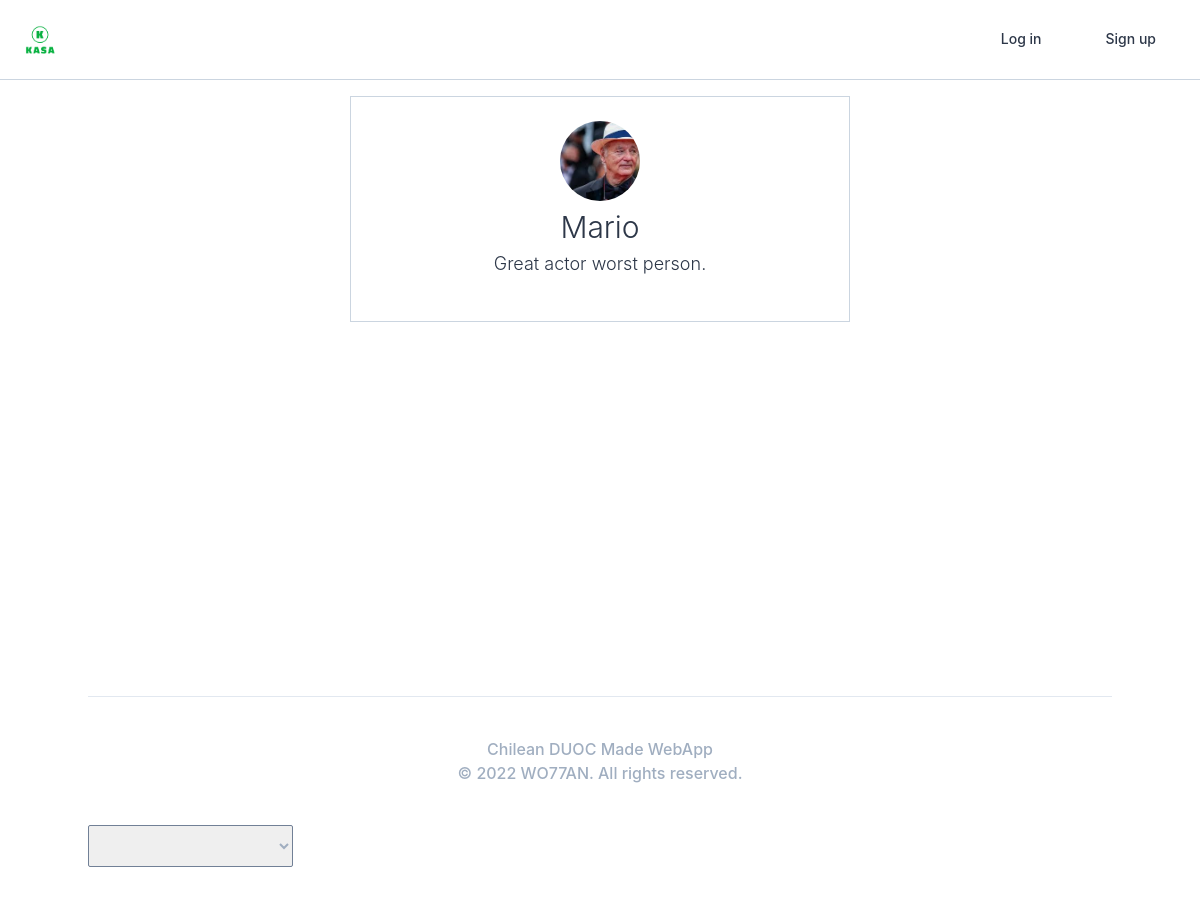
The app's page /users/1/, older data.
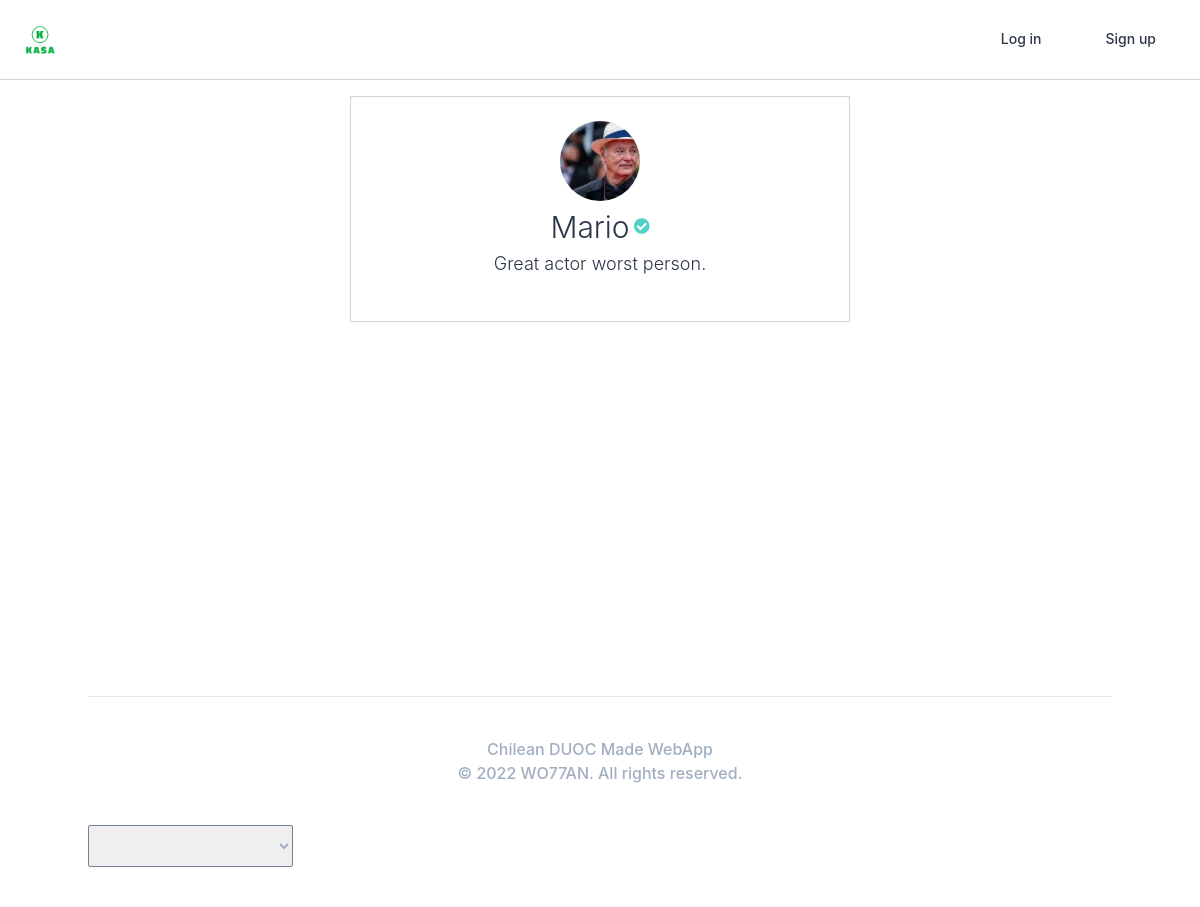
The same page, newer data.
### users/views.py (the view)
# urls.py: path("<int:pk>/", views.UserProfileView.as_view(), name="profile"),
class UserProfileView(DetailView):
    model = models.User
    context_object_name = "user_obj"

### templates/users/user_detail.html (shortened to what this page needs)
{% extends "base.html" %}
{% block content %}
    <div class="min-h-75vh">
        <div class="container lg:w-5/12 md:w-1/2 xl:w-1/4 mx-auto my-10 flex flex-col items-center border p-6 border-gray-400">
            {% include "mixins/user_avatar.html" with user=user_obj %}
            <div class="flex items-center">
                <span class="text-3xl mt-1">{{user_obj.first_name}}</span>
                {% if user_obj.superhost%}
                    <i class="fas fa-check-circle text-teal-400 ml-1"></i>
                {% endif%}
            </div>
            <span class="text-lg mb-5">{{user_obj.bio}}</span>
        </div>
    </div>
{% endblock content %}

Row changes from the older to the newer data that the page shows:
changed User "Mario": superhost False → True (drawn)
